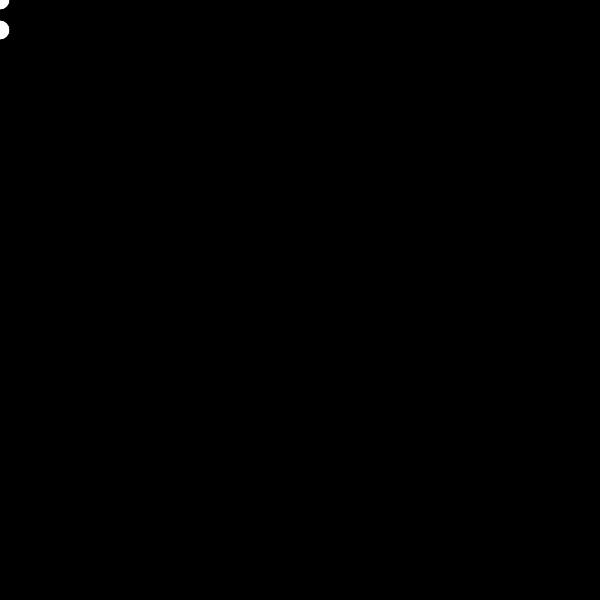
Frame 1 (no input)
Frame 60 (no input): identical to frame 1, image omitted
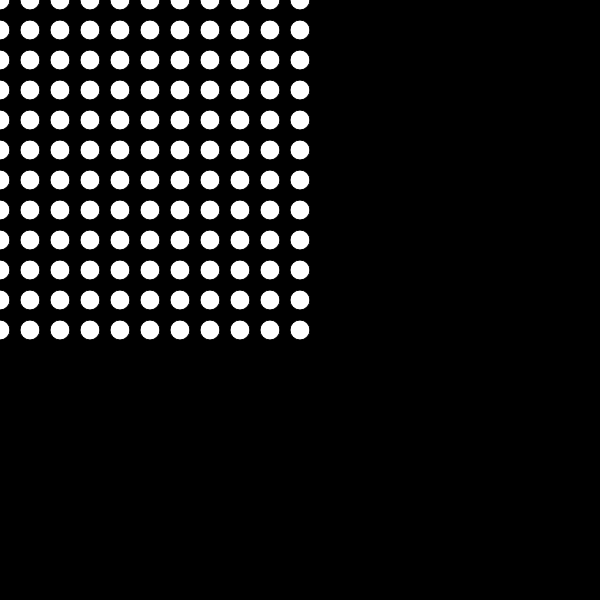
Frame 120 (the mouse pressed at the canvas centre since frame 60)

The p5.js sketch that drew these frames (run headless with seeded random() and noise() and a simulated clock; from frame 60 on, the mouse is pressed at the canvas centre):

// p5.js sketch
// ── sketch.js
function setup() {
  createCanvas(600, 600);
}

function draw() {

  background(0);

  for (x = 0; x <= mouseX; x += 30) {
    for (y = 0; y <= mouseY; y += 30) {
      ellipse(x, y, 20, 20);
    }
    ellipse(x, y, 20, 20);
  }
}
